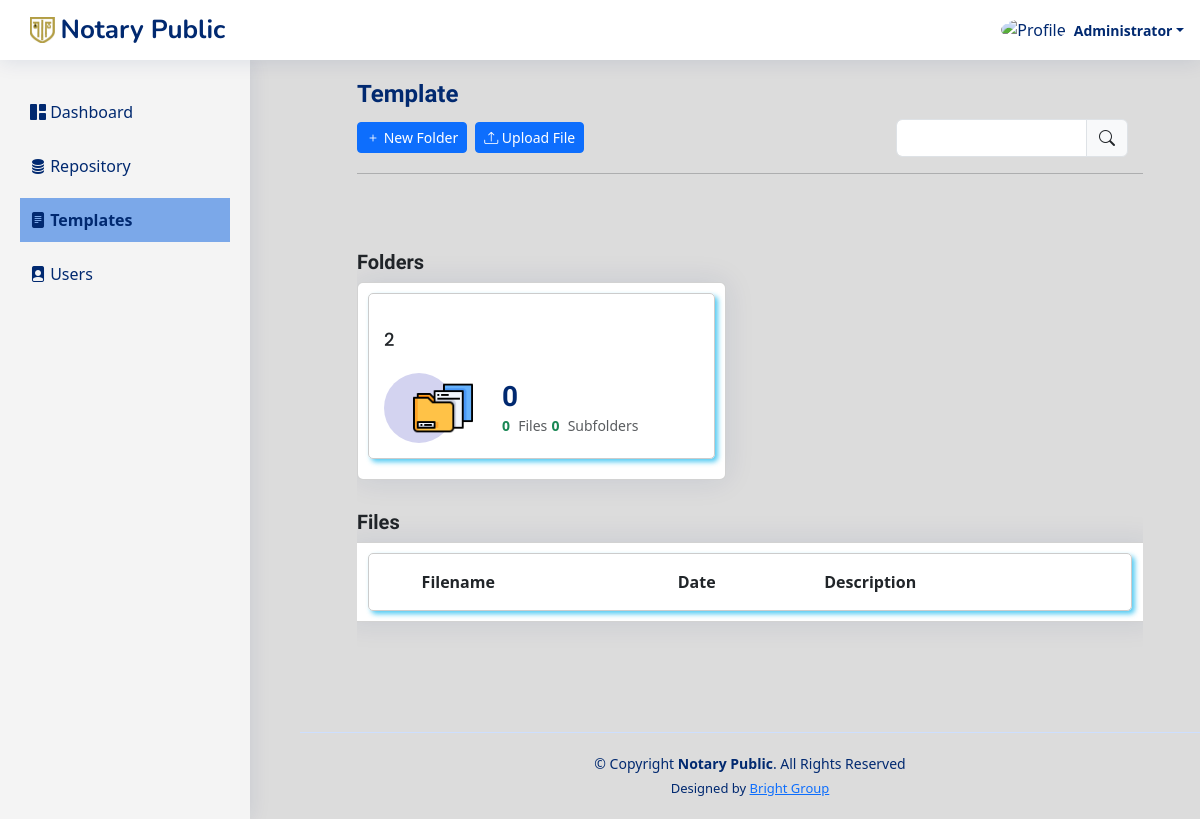
Screenshot of /index.php?page=template (signed in) with the database file from the repository.
### tables this page shows
CREATE TABLE `template` (
  `id` int(30) NOT NULL,
  `user_id` int(30) NOT NULL,
  `name` varchar(200) NOT NULL,
  `parent_id` int(30) NOT NULL DEFAULT 0
);

### template.php (the view, shortened to what this page needs)
<?php
include 'db_connect.php';
$template_parent = isset($_GET['fid']) ? $_GET['fid'] : 0;
$template = $conn->query("SELECT * FROM template where parent_id = $template_parent and user_id = '".$_SESSION['login_id']."'  order by name asc");
$folderCounts = array();
?>
<div class="container-fluid">
	<div class="col-lg-12">
		<div class="pagetitle">
			<?php
			$breadcrumbs = [];
			if (!empty($breadcrumbs)) {
				$repositoryName = end($breadcrumbs);
				array_pop($breadcrumbs);
				echo '<h1>' . strip_tags($repositoryName) . '</h1>';
				echo '<nav><ol class="breadcrumb"><li class="breadcrumb-item"><a href="index.php?page=template"> Template </a></li>' . implode('', $breadcrumbs) . '</ol></nav>';
			} else {
				$repositoryName = 'Template';
				echo '<h1>' . $repositoryName . '</h1>';
			}
			?>
		</div>
		<div class="button-container d-flex align-items-center">
			<button class="btn btn-primary btn-sm mr-2" id="new_folder"><i class="bi bi-plus"></i> New Folder</button>
			<button class="btn btn-primary btn-sm mr-2" id="new_file"><i class="bi bi-upload"></i> Upload File</button>
			<div class="col-md-4 input-group ml-auto">
				<input type="text" class="form-control" id="search" aria-label="Small" aria-describedby="inputGroup-sizing-sm">
				<div class="input-group-append">
					<span class="input-group-text" id="inputGroup-sizing-sm"><i class="bi bi-search"></i></span>
				</div>
			</div>
		</div>
		<hr>
		<section class="section dashboard">
		<h5><b>Folders</b></h5>
			<div class="row">
			<?php
				$styles = array(
					array('color' => '#4154f1', 'background' => '#d3d3f0'),
					array('color' => '#2eca6a', 'background' => '#e0f8e9'),
					array('color' => '#ff771d', 'background' => '#ffecdf')
				);
				$folderCount = 0;
				$previousStyleIndex = -1;
				while ($row = $template->fetch_assoc()):
					$folderId = $row['id'];
					$folderName = $row['name'];
					$fileCount = isset($folderCounts[$folderId]) ? $folderCounts[$folderId] : 0;
					do {
						$randomStyleIndex = array_rand($styles);
					} while ($randomStyleIndex === $previousStyleIndex);
					$randomStyle = $styles[$randomStyleIndex];
					$previousStyleIndex = $randomStyleIndex;
					$subfolderCountQuery = $conn->query("SELECT COUNT(*) as count FROM template WHERE parent_id = $folderId");
					$subfolderCount = $subfolderCountQuery->fetch_assoc()['count'];
					if ($folderCount % 4 == 0):
						echo '<div class="row">';
					endif;
					?>
					<div class="col-xxl-3 col-md-6 folder-item" data-id="<?php echo $folderId ?>">
						<div class="card info-card revenue-card">
							<div class="card-body">
								<h5 class="card-title"><?php echo $folderName ?></h5>
								<div class="d-flex align-items-center">
									<div class="card-icon rounded-circle ps-3 d-flex align-items-center justify-content-center" style="width: 70px; height: 70px; color: <?php echo $randomStyle['color']; ?>; background: <?php echo $randomStyle['background']; ?>">
									<img class="logo" src="assets/img/file.png" width="60" height="60" alt="Folder Icon">
									</div>
									<div class="ps-3">
										<h6><?php echo $fileCount + $subfolderCount ?></h6>
										<span class="text-success small pt-1 fw-bold"><?php echo $fileCount ?></span>
										<span class="text-muted small pt-2 ps-1">Files</span>
										<span class="text-success small pt-1 fw-bold"><?php echo $subfolderCount ?></span>
										<span class="text-muted small pt-2 ps-1">Subfolders</span>
									</div>
								</div>
							</div>
						</div>
					</div>
				<?php
					$folderCount++;
				endwhile;
				if ($folderCount % 4 != 0):
					echo '</div>';
				endif;
				?>
				<h5><b>Files</b></h5>
				<div class="card col-md-12">
								<div class="card-body">
									<table width="100%">
										<tr>
											<th width="5%" class=""></th>
											<th width="35%" class="">Filename</th>
											<th width="20%" class="">Date</th>
											<th width="40%" class="">Description</th>
										</tr>
									</table>
								</div>
			</div>
		</section>
	</div>
</div>

### assets/css/style.css (style rules this page uses)
:root { scroll-behavior: smooth; }
body { font-family: "Open Sans", sans-serif; background: #f6f9ff; color: #444444; }
h1, h2, h3, h4, h5, h6 { font-family: "Nunito", sans-serif; }
.pagetitle { margin-bottom: 10px; }
.pagetitle h1 { font-size: 24px; margin-bottom: 0; font-weight: 600; color: #012970; }
.card { margin-bottom: 30px; border: none; border-radius: 5px; box-shadow: 0px 0 30px rgba(1, 41, 112, 0.1); }
.card-title { padding: 20px 0 15px 0; font-size: 18px; font-weight: 500; color: #012970; font-family: "Poppins", sans-serif; }
.card-body { padding: 0 20px 20px 20px; }
.logo { line-height: 1; }
@media (min-width: 1200px) { .logo { width: 280px; } }
.dashboard .info-card { padding-bottom: 10px; }
.dashboard .info-card h6 { font-size: 28px; color: #012970; font-weight: 700; margin: 0; padding: 0; }
.dashboard .card-icon { font-size: 32px; line-height: 0; width: 64px; height: 64px; flex-shrink: 0; flex-grow: 0; }
.dashboard .card-icon { color: #4154f1; background: #d3d3f0; }
.dashboard .card-icon { color: #2eca6a; background: #e0f8e9; }
.dashboard .card-icon { color: #ff771d; background: #ffecdf; }

### assets1/css/style.css (style rules this page uses)
body { font-family: "Open Sans", sans-serif; color: #444444; width: 100%; height: calc(100%); }
h1, h2, h3, h4, h5, h6 { font-family: "Raleway", sans-serif; }
section { padding: 60px 0; overflow: hidden; }

### index.php (style rules this page uses)
body { background: #80808045; }

### template.php (style rules this page uses)
.folder-item { cursor: pointer; }
.card-body { border: 1px solid #ccc; padding: 15px; margin: 10px; border-radius: 5px; box-shadow: 3px 3px 5px rgb(15 182 237 / 71%); transition: box-shadow 0.3s cubic-bezier(0, -1.49, 1, 0.3); }
.ps-3 { padding-left: 3rem!important; }

### rows the page displays
template: name "2", subfolderCount "0", id "0"

### other values shown
$_SESSION['login_name'] "Administrator"
$repositoryName "Template"
